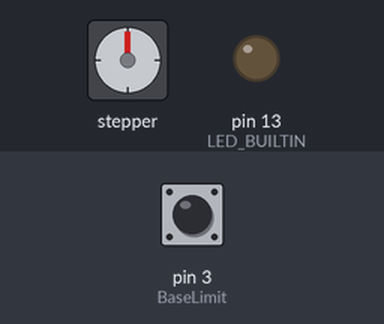
The sketch below on a simulated Arduino Mega 2560, built with avr-gcc and run on an emulated ATmega2560. On the bench: stepper motor, output pins drawn as LEDs (lit = HIGH). The inputs (shaded band) are chosen by the test bench; at power-on: pin 3 (BaseLimit) HIGH. Stepper angles assume 200 steps per turn; what the sketch prints to the serial monitor is not drawn.

Above: at 1.2 s.
1.3 s: pin 3 (BaseLimit) driven LOW
At 1.75 s:
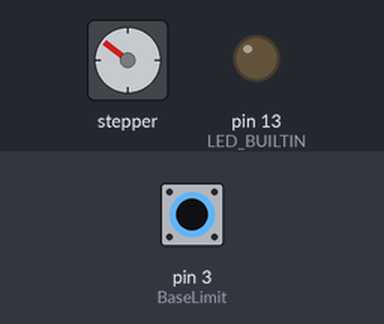
At 2.36 s:
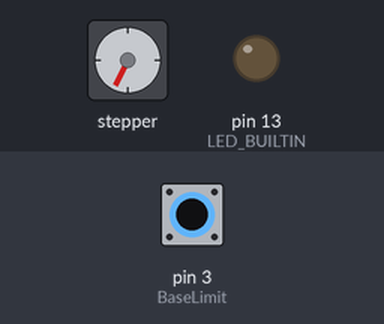
7.3 s: pin 3 (BaseLimit) pulsed HIGH 5 times (0.12 s each, 0.3 s apart)
At 7.86 s:
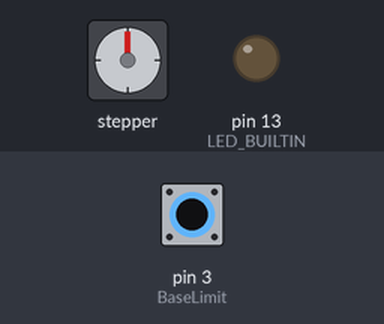
Timing chart, 0 to 28.1 s (numbered marks = the images above; inputs shaded):
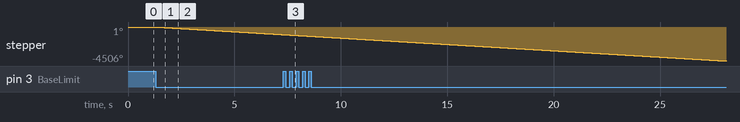

The sketch:

GripPi_servo_controls_Oct11_end.ino
```cpp
#include <AccelStepper.h>
#include <MultiStepper.h>

//connect DIR+, PUL+ and pull up resistor to interupt button to +5V power from board

//Defining the limit switches
#define BaseLimit 3 //Base Limit switch
#define Joint1Limit 4 //Joint 1 limit switch
#define Joint2Limit 11 //Joint 2 limit switch
#define Joint3Limit 14 //Joint 3 limit switch
#define Joint4Limit 19  //Joint 4 limit switch
#define enablepin 40
//Potentiometer test for case states
int PotIn = A0;
int LastPotIn;

//building the state system for each container
int state = 0;
int PiInput = 0;
volatile static float motor_speed = 0;

//defining all the motors
//Connect PWM pin to DIR- and connect Direction pin to PUL-
AccelStepper BaseStepper(AccelStepper::DRIVER, 2, 7);  //BaseStepper is connected to pins 7(PWM), 2(direction), 3(interupt)
//AccelStepper JointStepper1(AccelStepper::DRIVER, 5, 6); //Joint1 is connected to pins 6(PWM), 5(direction), 4(interupt)
//AccelStepper JointStepper2(AccelStepper::DRIVER, 10, 9); //Joint2 is connected to pins 9(PWM), 10(Direction), 11(Interupt)
//AccelStepper JointStepper3(AccelStepper::DRIVER,12,13);//Joint3 is connected to pins 13(PWM), 12(Direction), 14(interupt)
//AccelStepper JointStepper4(AccelStepper::DRIVER,18,17);//Joint4 is connected to pins 17(Pwm), 18(direction), 19(Interupt)


void setup()
{
  Serial.begin(9600);
  pinMode(BaseLimit, INPUT);
  pinMode(Joint1Limit, INPUT);
  pinMode(Joint2Limit, INPUT);
  pinMode(Joint3Limit, INPUT);
  pinMode(Joint4Limit, INPUT);

  pinMode(LED_BUILTIN, OUTPUT);
  pinMode(PotIn,INPUT);

  //setting the mortors max speed and moving the motors to hit the limit switches
  BaseStepper.setMaxSpeed(2000);
  BaseStepper.setSpeed(motor_speed);
  digitalWrite(enablepin, LOW);

   //motor direction and speed(towards the limit switch)
  /*
  JointStepper1.setMaxSpeed(500);
  JointStepper1.setSpeed(-50);
  JointStepper1.runSpeed();

  JointStepper2.setMaxSpeed(500);
  JointStepper2.setSpeed(-50);
  JointStepper2.runSpeed();

  JointStepper3.setMaxSpeed(500);
  JointStepper3.setSpeed(-50);
  JointStepper3.runSpeed();

  JointStepper4.setMaxSpeed(500);
  JointStepper4.setSpeed(-50);
  JointStepper4.runSpeed();
  */


  //Interupts
attachInterrupt(digitalPinToInterrupt(BaseLimit),calibrateBase, FALLING); //triggers when the base limit switch goes high so we need a pull up resistor
  //attatchinterupt(digitalPinToInterupt(Joint1Limit),calibrateJoint1,RISING);
  //attatchinterupt(digitalPinToInterupt(Joint2Limit),calibrateJoint2,RISING);
  //attatchinterupt(digitalPinToInterupt(Joint3Limit),calibrateJoint3,RISING);
  //attatchinterupt(digitalPinToInterupt(Joint4Limit),calibrateJoint4,RISING);

}

void calibrateBase()//maybe we could allocate this function into an input to select when the arm forgets where it is
{
  //limit switch triggers and runs this program
  //BaseStepper.move(500);//moves to our Neutral location 100 for now
  //BaseStepper.setCurrentPosition(0);//sets the new current pos to 0
  digitalWrite(LED_BUILTIN, HIGH);
  motor_speed = -500;

}
/*
 we can change this whole series into another state function in which the calibration happens one joint at a time.
void calibrateJoint1()
{
  //limit switch triggers and runs this program
  JointStepper1.move(100);//moves to our Neutral location 100 for now
  JointStepper1.setCurrentPosition(0);//sets the new current pos to 0

}

void calibrateJoint2()
{
  //limit switch triggers and runs this program
  JointStepper2.move(100);//moves to our Neutral location 100 for now
  JointStepper2.setCurrentPosition(0);//sets the new current pos to 0

}

void calibrateJoint3()
{
  //limit switch triggers and runs this program
  JointStepper3.move(100);//moves to our Neutral location 100 for now
  JointStepper3.setCurrentPosition(0);//sets the new current pos to 0

}
*/

void loop()
{
  BaseStepper.setSpeed(motor_speed);
  BaseStepper.runSpeed();
  digitalWrite(LED_BUILTIN, LOW);
  Serial.println(motor_speed);
  delay(10);

  /*
  int val = analogRead(PotIn)/255;
  Serial.println(val);

  // can have a seperate pin for each state input from the pi
  // or manage to have one input write multiple states bases on the type of input
    //an idea for this is for the raspbery pi to generate a pulse and the period of the pulse decides which case is selected

  //waiting for an analog input from the Raspberry pi (currently changing the values from 0-4)

  switch (val)
  {
    case 0:{
      digitalWrite(LED_BUILTIN, LOW);
    //BaseStepper.move(whatever the angle needed)
    //JointStepper1.move(wherever)
    //JointStepper2.move(wherever)
    //JointStepper3.move(wherever)
    //JointStepper4.move(wherever)
    //reset to state zero
    }break;
    case 1:{//navigat to and from object 1
      digitalWrite(LED_BUILTIN, HIGH);

   //BaseStepper.move(whatever the angle needed)
    //JointStepper1.move(wherever)
    //JointStepper2.move(wherever)
    //JointStepper3.move(wherever)
    //JointStepper4.move(wherever)
    //reset to state zero
    }break;

   case 2:{//navigate to and from object 2

      digitalWrite(LED_BUILTIN, LOW);

    //BaseStepper.move(whatever the angle needed)
    //JointStepper1.move(wherever)
    //JointStepper2.move(wherever)
    //JointStepper3.move(wherever)
   //JointStepper4.move(wherever)
    //reset to state zero
    }break;

    case 3:{ //navigate to and from object 3
      digitalWrite(LED_BUILTIN, HIGH);

    //BaseStepper.move(whatever the angle needed)
    //JointStepper1.move(wherever)
    //JointStepper2.move(wherever)
    //JointStepper3.move(wherever)
    //JointStepper4.move(wherever)
    //reset to state zero
    }break;

    case 4:{ //navigate to and from object 4
    digitalWrite(LED_BUILTIN, LOW);

    //BaseStepper.move(whatever the angle needed)
    //JointStepper1.move(wherever)
    //JointStepper2.move(wherever)
    //JointStepper3.move(wherever)
    //JointStepper4.move(wherever)
    //reset to state zero
    }break;

    default:{
      digitalWrite(LED_BUILTIN, HIGH);

    }break;

  }
 */
}
```

Measured:
- after the input at 1.3 s, stepper: keeps turning counter-clockwise at about 169°/s, starting at once
